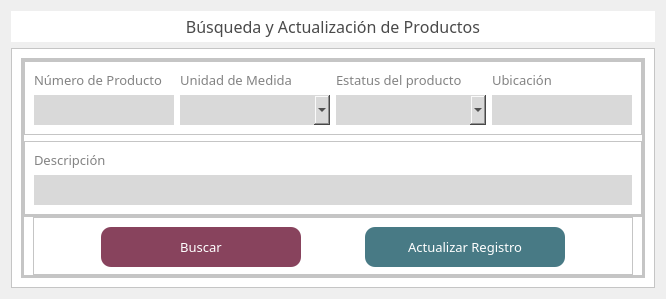
                      <widget class="QWidget" name="BusquedaProducto">
                       <attribute name="title">
                        <string>Búsqueda y Actualización</string>
                       </attribute>
                       <layout class="QVBoxLayout" name="verticalLayout_19">
                        <item>
                         <widget class="QLabel" name="label_41">
                          <property name="minimumSize">
                           <size>
                            <width>0</width>
                            <height>31</height>
                           </size>
                          </property>
                          <property name="maximumSize">
                           <size>
                            <width>16777215</width>
                            <height>30</height>
                           </size>
                          </property>
                          <property name="font">
                           <font>
                            <family>candara</family>
                            <pointsize>12</pointsize>
                            <weight>50</weight>
                            <bold>false</bold>
                            <kerning>false</kerning>
                           </font>
                          </property>
                          <property name="styleSheet">
                           <string notr="true">color:#4A4A4A;
background-color:white;</string>
                          </property>
                          <property name="text">
                           <string>Búsqueda y Actualización de Productos</string>
                          </property>
                          <property name="alignment">
                           <set>Qt::AlignCenter</set>
                          </property>
                         </widget>
                        </item>
                        <item>
                         <widget class="QFrame" name="frame_33">
                          <property name="styleSheet">
                           <string notr="true">background-color:white;</string>
                          </property>
                          <property name="frameShape">
                           <enum>QFrame::StyledPanel</enum>
                          </property>
                          <property name="frameShadow">
                           <enum>QFrame::Raised</enum>
                          </property>
                          <layout class="QHBoxLayout" name="horizontalLayout_17">
                           <item>
                            <widget class="QFrame" name="frame_34">
                             <property name="maximumSize">
                              <size>
                               <width>700</width>
                               <height>16777215</height>
                              </size>
                             </property>
                             <property name="frameShape">
                              <enum>QFrame::StyledPanel</enum>
                             </property>
                             <property name="frameShadow">
                              <enum>QFrame::Raised</enum>
                             </property>
                             <layout class="QVBoxLayout" name="verticalLayout_33">
                              <property name="spacing">
                               <number>0</number>
                              </property>
                              <property name="leftMargin">
                               <number>0</number>
                              </property>
                              <property name="topMargin">
                               <number>0</number>
                              </property>
                              <property name="rightMargin">
                               <number>0</number>
                              </property>
                              <property name="bottomMargin">
                               <number>0</number>
                              </property>
                              <item>
                               <widget class="QFrame" name="frame_35">
                                <property name="minimumSize">
                                 <size>
                                  <width>500</width>
                                  <height>0</height>
                                 </size>
                                </property>
                                <property name="maximumSize">
                                 <size>
                                  <width>16777215</width>
                                  <height>16777215</height>
                                 </size>
                                </property>
                                <property name="styleSheet">
                                 <string notr="true">background-color:white;</string>
                                </property>
                                <property name="frameShape">
                                 <enum>QFrame::StyledPanel</enum>
                                </property>
                                <property name="frameShadow">
                                 <enum>QFrame::Raised</enum>
                                </property>
                                <layout class="QVBoxLayout" name="verticalLayout_20">
                                 <property name="spacing">
                                  <number>0</number>
                                 </property>
                                 <property name="leftMargin">
                                  <number>0</number>
                                 </property>
                                 <property name="topMargin">
                                  <number>0</number>
                                 </property>
                                 <property name="rightMargin">
                                  <number>0</number>
                                 </property>
                                 <property name="bottomMargin">
                                  <number>0</number>
                                 </property>
                                 <item>
                                  <widget class="QFrame" name="frame_36">
                                   <property name="minimumSize">
                                    <size>
                                     <width>0</width>
                                     <height>150</height>
                                    </size>
                                   </property>
                                   <property name="frameShape">
                                    <enum>QFrame::StyledPanel</enum>
                                   </property>
                                   <property name="frameShadow">
                                    <enum>QFrame::Raised</enum>
                                   </property>
                                   <layout class="QVBoxLayout" name="verticalLayout_32">
                                    <property name="leftMargin">
                                     <number>0</number>
                                    </property>
                                    <property name="topMargin">
                                     <number>0</number>
                                    </property>
                                    <property name="rightMargin">
                                     <number>0</number>
                                    </property>
                                    <property name="bottomMargin">
                                     <number>0</number>
                                    </property>
                                    <item>
                                     <widget class="QFrame" name="frame_37">
                                      <property name="frameShape">
                                       <enum>QFrame::StyledPanel</enum>
                                      </property>
                                      <property name="frameShadow">
                                       <enum>QFrame::Raised</enum>
                                      </property>
                                      <layout class="QGridLayout" name="gridLayout_3">
                                       <item row="0" column="0">
                                        <widget class="QLabel" name="label_43">
                                         <property name="maximumSize">
                                          <size>
                                           <width>16777215</width>
                                           <height>30</height>
                                          </size>
                                         </property>
                                         <property name="font">
                                          <font>
                                           <family>candara</family>
                                           <pointsize>10</pointsize>
                                          </font>
                                         </property>
                                         <property name="styleSheet">
                                          <string notr="true">color:#838383;</string>
                                         </property>
                                         <property name="text">
                                          <string>Número de Producto</string>
                                         </property>
                                        </widget>
                                       </item>
                                       <item row="0" column="1">
                                        <widget class="QLabel" name="label_44">
                                         <property name="maximumSize">
                                          <size>
                                           <width>16777215</width>
                                           <height>30</height>
                                          </size>
                                         </property>
                                         <property name="font">
                                          <font>
                                           <family>candara</family>
                                           <pointsize>10</pointsize>
                                          </font>
                                         </property>
                                         <property name="styleSheet">
                                          <string notr="true">color:#838383;</string>
                                         </property>
                                         <property name="text">
                                          <string>Unidad de Medida</string>
                                         </property>
                                        </widget>
                                       </item>
                                       <item row="0" column="2">
                                        <widget class="QLabel" name="label_45">
                                         <property name="maximumSize">
                                          <size>
                                           <width>16777215</width>
                                           <height>30</height>
                                          </size>
                                         </property>
                                         <property name="font">
                                          <font>
                                           <family>candara</family>
                                           <pointsize>10</pointsize>
                                          </font>
                                         </property>
                                         <property name="styleSheet">
                                          <string notr="true">color:#838383;</string>
                                         </property>
                                         <property name="text">
                                          <string>Estatus del producto</string>
                                         </property>
                                        </widget>
                                       </item>
                                       <item row="0" column="3">
                                        <widget class="QLabel" name="label_46">
                                         <property name="maximumSize">
                                          <size>
                                           <width>16777215</width>
                                           <height>30</height>
                                          </size>
                                         </property>
                                         <property name="font">
                                          <font>
                                           <family>candara</family>
                                           <pointsize>10</pointsize>
                                          </font>
                                         </property>
                                         <property name="styleSheet">
                                          <string notr="true">color:#838383;</string>
                                         </property>
                                         <property name="text">
                                          <string>Ubicación</string>
                                         </property>
                                        </widget>
                                       </item>
                                       <item row="1" column="0">
                                        <widget class="QLineEdit" name="txtSearchProductNumber">
                                         <property name="minimumSize">
                                          <size>
                                           <width>0</width>
                                           <height>30</height>
                                          </size>
                                         </property>
                                         <property name="font">
                                          <font>
                                           <family>candara</family>
                                           <pointsize>11</pointsize>
                                          </font>
                                         </property>
                                         <property name="styleSheet">
                                          <string notr="true">background-color:#D9D9D9;
border:none;</string>
                                         </property>
                                        </widget>
                                       </item>
                                       <item row="1" column="1">
                                        <widget class="QComboBox" name="cmbSearchProductUoM">
                                         <property name="minimumSize">
                                          <size>
                                           <width>150</width>
                                           <height>30</height>
                                          </size>
                                         </property>
                                         <property name="font">
                                          <font>
                                           <family>candara</family>
                                          </font>
                                         </property>
                                         <property name="styleSheet">
                                          <string notr="true">border:none;
background-color:#D9D9D9;</string>
                                         </property>
                                        </widget>
                                       </item>
                                       <item row="1" column="2">
                                        <widget class="QComboBox" name="cmbSearchProductStatus">
                                         <property name="minimumSize">
                                          <size>
                                           <width>150</width>
                                           <height>30</height>
                                          </size>
                                         </property>
                                         <property name="font">
                                          <font>
                                           <family>candara</family>
                                          </font>
                                         </property>
                                         <property name="styleSheet">
                                          <string notr="true">border:none;
background-color:#D9D9D9;</string>
                                         </property>
                                        </widget>
                                       </item>
                                       <item row="1" column="3">
                                        <widget class="QLineEdit" name="txtSearchProductLocation">
                                         <property name="minimumSize">
                                          <size>
                                           <width>0</width>
                                           <height>30</height>
                                          </size>
                                         </property>
                                         <property name="maximumSize">
                                          <size>
                                           <width>150</width>
                                           <height>16777215</height>
                                          </size>
                                         </property>
                                         <property name="font">
                                          <font>
                                           <family>candara</family>
                                           <pointsize>11</pointsize>
                                          </font>
                                         </property>
                                         <property name="styleSheet">
                                          <string notr="true">background-color:#D9D9D9;
border:none;</string>
                                         </property>
                                        </widget>
                                       </item>
                                      </layout>
                                     </widget>
                                    </item>
                                    <item>
                                     <widget class="QFrame" name="frame_38">
                                      <property name="frameShape">
                                       <enum>QFrame::StyledPanel</enum>
                                      </property>
                                      <property name="frameShadow">
                                       <enum>QFrame::Raised</enum>
                                      </property>
                                      <layout class="QGridLayout" name="gridLayout_4">
                                       <item row="0" column="0">
                                        <widget class="QLabel" name="label_47">
                                         <property name="maximumSize">
                                          <size>
                                           <width>16777215</width>
                                           <height>30</height>
                                          </size>
                                         </property>
                                         <property name="font">
                                          <font>
                                           <family>candara</family>
                                           <pointsize>10</pointsize>
                                          </font>
                                         </property>
                                         <property name="styleSheet">
                                          <string notr="true">color:#838383;</string>
                                         </property>
                                         <property name="text">
                                          <string>Descripción</string>
                                         </property>
                                        </widget>
                                       </item>
                                       <item row="1" column="0">
                                        <widget class="QLineEdit" name="txtSearchProductDescription">
                                         <property name="minimumSize">
                                          <size>
                                           <width>0</width>
                                           <height>30</height>
                                          </size>
                                         </property>
                                         <property name="font">
                                          <font>
                                           <family>candara</family>
                                           <pointsize>11</pointsize>
                                          </font>
                                         </property>
                                         <property name="styleSheet">
                                          <string notr="true">background-color:#D9D9D9;
border:none;</string>
                                         </property>
                                         <property name="text">
                                          <string/>
                                         </property>
                                        </widget>
                                       </item>
                                      </layout>
                                     </widget>
                                    </item>
                                   </layout>
                                  </widget>
                                 </item>
                                 <item>
                                  <widget class="QFrame" name="frame_39">
                                   <property name="minimumSize">
                                    <size>
                                     <width>0</width>
                                     <height>60</height>
                                    </size>
                                   </property>
                                   <property name="maximumSize">
                                    <size>
                                     <width>16777215</width>
                                     <height>60</height>
                                    </size>
                                   </property>
                                   <property name="frameShape">
                                    <enum>QFrame::StyledPanel</enum>
                                   </property>
                                   <property name="frameShadow">
                                    <enum>QFrame::Raised</enum>
                                   </property>
                                   <layout class="QHBoxLayout" name="horizontalLayout_18">
                                    <property name="spacing">
                                     <number>0</number>
                                    </property>
                                    <property name="leftMargin">
                                     <number>0</number>
                                    </property>
                                    <property name="topMargin">
                                     <number>0</number>
                                    </property>
                                    <property name="rightMargin">
                                     <number>0</number>
                                    </property>
                                    <property name="bottomMargin">
                                     <number>0</number>
                                    </property>
                                    <item>
                                     <widget class="QFrame" name="frame_40">
                                      <property name="maximumSize">
                                       <size>
                                        <width>600</width>
                                        <height>16777215</height>
                                       </size>
                                      </property>
                                      <property name="frameShape">
                                       <enum>QFrame::StyledPanel</enum>
                                      </property>
                                      <property name="frameShadow">
                                       <enum>QFrame::Raised</enum>
                                      </property>
                                      <layout class="QGridLayout" name="gridLayout_5">
                                       <item row="0" column="0">
                                        <widget class="QPushButton" name="btnSearchProduct">
                                         <property name="minimumSize">
                                          <size>
                                           <width>0</width>
                                           <height>40</height>
                                          </size>
                                         </property>
                                         <property name="maximumSize">
                                          <size>
                                           <width>200</width>
                                           <height>16777215</height>
                                          </size>
                                         </property>
                                         <property name="font">
                                          <font>
                                           <family>candara</family>
                                           <pointsize>10</pointsize>
                                          </font>
                                         </property>
                                         <property name="styleSheet">
                                          <string notr="true">QPushButton{
background-color:#88435D;
border:none;
color: white;
text-align: center;
padding: 0px 15px;
border-radius:10px;

}
QPushButton:hover{
	background-color:#007DDA;
	background-color: #56648F;
	
}</string>
                                         </property>
                                         <property name="text">
                                          <string>Buscar</string>
                                         </property>
                                        </widget>
                                       </item>
                                       <item row="0" column="1">
                                        <widget class="QPushButton" name="btnUpdateProduct">
                                         <property name="minimumSize">
                                          <size>
                                           <width>0</width>
                                           <height>40</height>
                                          </size>
                                         </property>
                                         <property name="maximumSize">
                                          <size>
                                           <width>200</width>
                                           <height>16777215</height>
                                          </size>
                                         </property>
                                         <property name="font">
                                          <font>
                                           <family>candara</family>
                                           <pointsize>10</pointsize>
                                          </font>
                                         </property>
                                         <property name="styleSheet">
                                          <string notr="true">QPushButton{
background-color:#487A85;
border:none;
color: white;
text-align: center;
padding: 0px 15px;
border-radius:10px;

}
QPushButton:hover{
	background-color:#007DDA;
	background-color: #56648F;
	
}</string>
                                         </property>
                                         <property name="text">
                                          <string>Actualizar Registro</string>
                                         </property>
                                        </widget>
                                       </item>
                                      </layout>
                                     </widget>
                                    </item>
                                   </layout>
                                  </widget>
                                 </item>
                                </layout>
                               </widget>
                              </item>
                             </layout>
                            </widget>
                           </item>
                          </layout>
                         </widget>
                        </item>
                       </layout>
                      </widget>
